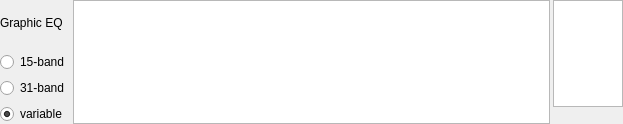
<?xml version="1.0" encoding="UTF-8"?>
<ui version="4.0">
 <class>GraphicEQFilterGUI</class>
 <widget class="QWidget" name="GraphicEQFilterGUI">
  <property name="geometry">
   <rect>
    <x>0</x>
    <y>0</y>
    <width>623</width>
    <height>124</height>
   </rect>
  </property>
  <property name="windowTitle">
   <string notr="true"/>
  </property>
  <layout class="QHBoxLayout" name="horizontalLayout" stretch="0,1,0">
   <property name="spacing">
    <number>3</number>
   </property>
   <property name="leftMargin">
    <number>0</number>
   </property>
   <property name="topMargin">
    <number>0</number>
   </property>
   <property name="rightMargin">
    <number>0</number>
   </property>
   <property name="bottomMargin">
    <number>0</number>
   </property>
   <item>
    <layout class="QVBoxLayout" name="verticalLayout">
     <property name="spacing">
      <number>6</number>
     </property>
     <item>
      <widget class="QLabel" name="label">
       <property name="sizePolicy">
        <sizepolicy hsizetype="Preferred" vsizetype="Expanding">
         <horstretch>0</horstretch>
         <verstretch>0</verstretch>
        </sizepolicy>
       </property>
       <property name="text">
        <string>Graphic EQ</string>
       </property>
      </widget>
     </item>
     <item>
      <widget class="QRadioButton" name="radioButton15">
       <property name="text">
        <string>15-band</string>
       </property>
      </widget>
     </item>
     <item>
      <widget class="QRadioButton" name="radioButton31">
       <property name="text">
        <string>31-band</string>
       </property>
      </widget>
     </item>
     <item>
      <widget class="QRadioButton" name="radioButtonVar">
       <property name="text">
        <string>variable</string>
       </property>
       <property name="checked">
        <bool>true</bool>
       </property>
      </widget>
     </item>
    </layout>
   </item>
   <item>
    <widget class="GraphicEQFilterGUIView" name="graphicsView">
     <property name="sizePolicy">
      <sizepolicy hsizetype="Expanding" vsizetype="Expanding">
       <horstretch>0</horstretch>
       <verstretch>0</verstretch>
      </sizepolicy>
     </property>
     <property name="minimumSize">
      <size>
       <width>0</width>
       <height>100</height>
      </size>
     </property>
     <property name="mouseTracking">
      <bool>true</bool>
     </property>
     <property name="renderHints">
      <set>QPainter::RenderHint::Antialiasing|QPainter::RenderHint::TextAntialiasing</set>
     </property>
     <property name="dragMode">
      <enum>QGraphicsView::DragMode::RubberBandDrag</enum>
     </property>
    </widget>
   </item>
   <item>
    <layout class="QVBoxLayout" name="verticalLayout_2">
     <property name="spacing">
      <number>0</number>
     </property>
     <item>
      <widget class="QTableWidget" name="tableWidget">
       <property name="sizePolicy">
        <sizepolicy hsizetype="Expanding" vsizetype="Expanding">
         <horstretch>0</horstretch>
         <verstretch>0</verstretch>
        </sizepolicy>
       </property>
       <property name="minimumSize">
        <size>
         <width>50</width>
         <height>0</height>
        </size>
       </property>
       <property name="palette">
        <palette>
         <active>
          <colorrole role="Highlight">
           <brush brushstyle="SolidPattern">
            <color alpha="255">
             <red>51</red>
             <green>153</green>
             <blue>255</blue>
            </color>
           </brush>
          </colorrole>
         </active>
         <inactive>
          <colorrole role="Highlight">
           <brush brushstyle="SolidPattern">
            <color alpha="255">
             <red>122</red>
             <green>189</green>
             <blue>255</blue>
            </color>
           </brush>
          </colorrole>
         </inactive>
         <disabled>
          <colorrole role="Highlight">
           <brush brushstyle="SolidPattern">
            <color alpha="255">
             <red>51</red>
             <green>153</green>
             <blue>255</blue>
            </color>
           </brush>
          </colorrole>
         </disabled>
        </palette>
       </property>
       <property name="sizeAdjustPolicy">
        <enum>QAbstractScrollArea::SizeAdjustPolicy::AdjustToContents</enum>
       </property>
       <property name="horizontalScrollMode">
        <enum>QAbstractItemView::ScrollMode::ScrollPerPixel</enum>
       </property>
       <property name="wordWrap">
        <bool>false</bool>
       </property>
       <property name="columnCount">
        <number>2</number>
       </property>
       <attribute name="horizontalHeaderVisible">
        <bool>false</bool>
       </attribute>
       <attribute name="horizontalHeaderMinimumSectionSize">
        <number>10</number>
       </attribute>
       <attribute name="horizontalHeaderDefaultSectionSize">
        <number>10</number>
       </attribute>
       <attribute name="horizontalHeaderHighlightSections">
        <bool>false</bool>
       </attribute>
       <attribute name="verticalHeaderMinimumSectionSize">
        <number>23</number>
       </attribute>
       <attribute name="verticalHeaderDefaultSectionSize">
        <number>23</number>
       </attribute>
       <column>
        <property name="text">
         <string>Freq.</string>
        </property>
       </column>
       <column>
        <property name="text">
         <string>Gain</string>
        </property>
       </column>
      </widget>
     </item>
     <item>
      <widget class="QToolBar" name="toolBar"/>
     </item>
    </layout>
   </item>
  </layout>
  <action name="actionImport">
   <property name="icon">
    <iconset resource="../Editor.qrc">
     <normaloff>:/icons/document-open.ico</normaloff>:/icons/document-open.ico</iconset>
   </property>
   <property name="text">
    <string>Import</string>
   </property>
  </action>
  <action name="actionExport">
   <property name="icon">
    <iconset resource="../Editor.qrc">
     <normaloff>:/icons/document-save-as.ico</normaloff>:/icons/document-save-as.ico</iconset>
   </property>
   <property name="text">
    <string>Export</string>
   </property>
  </action>
  <action name="actionInvertResponse">
   <property name="icon">
    <iconset resource="../Editor.qrc">
     <normaloff>:/icons/invert_response.svg</normaloff>:/icons/invert_response.svg</iconset>
   </property>
   <property name="text">
    <string>Invert response</string>
   </property>
  </action>
  <action name="actionNormalizeResponse">
   <property name="icon">
    <iconset resource="../Editor.qrc">
     <normaloff>:/icons/normalize_response.svg</normaloff>:/icons/normalize_response.svg</iconset>
   </property>
   <property name="text">
    <string>Normalize response</string>
   </property>
  </action>
  <action name="actionResetResponse">
   <property name="icon">
    <iconset resource="../Editor.qrc">
     <normaloff>:/icons/reset_response.svg</normaloff>:/icons/reset_response.svg</iconset>
   </property>
   <property name="text">
    <string>Reset response</string>
   </property>
  </action>
 </widget>
 <customwidgets>
  <customwidget>
   <class>GraphicEQFilterGUIView</class>
   <extends>QGraphicsView</extends>
   <header>GraphicEQFilterGUIView.h</header>
   <slots>
    <signal>itemMoved()</signal>
   </slots>
  </customwidget>
 </customwidgets>
 <resources>
  <include location="../Editor.qrc"/>
 </resources>
 <connections/>
 <slots>
  <slot>updateItemList()</slot>
 </slots>
</ui>
